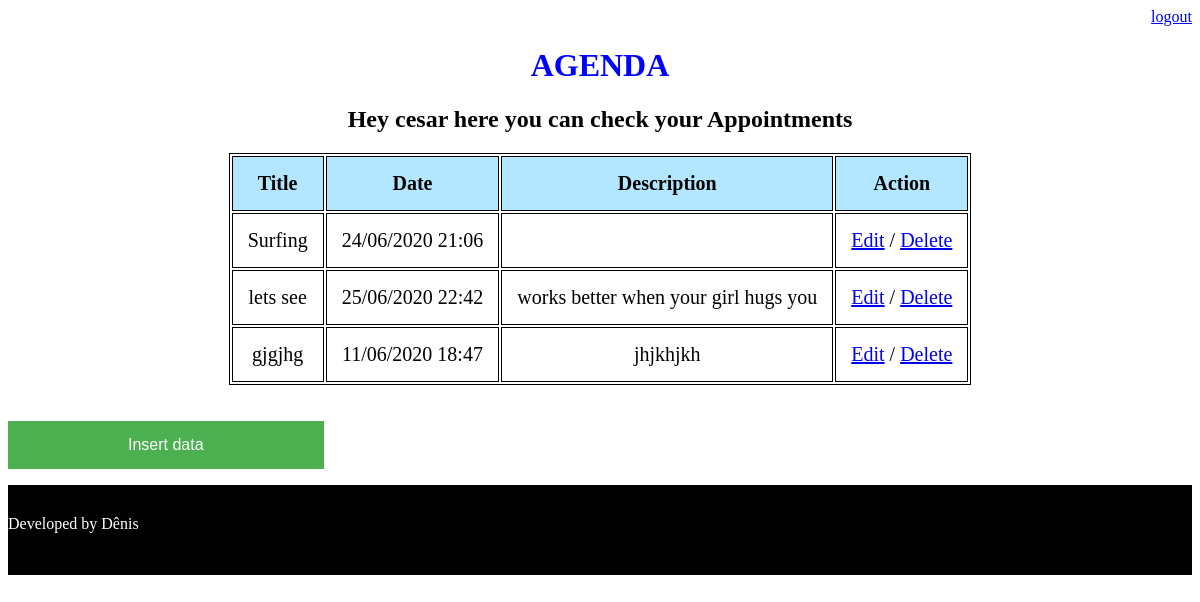
The app's page /agenda/ (signed in) with its own data.
### core/models.py (models this page shows, shortened)
class Event(models.Model): #this is a parameter
    title=models.CharField(max_length=100) #maximo de 100 caracteres
    description=models.TextField(blank=True, null=True) #can be blannk
    date_event=models.DateTimeField(verbose_name='Events date')# change the display info
    date_creation=models.DateTimeField(auto_now=True)#get now time auto
    user=models.ForeignKey(User, on_delete=models.CASCADE) #importing users from django, IF USER EXCLUDED TABLE EXCLUCED
    class Meta: #metadata
        db_table='Event' #to use your table names
    def  get_data_events(self):
        return self.date_event.strftime('%d/%m/%Y  %H:%M')
    def get_data_description(self):
        return self.description
    def get_late_event(self):
        if self.date_event < datetime.now():
            return True
        else:
            return False

### core/views.py (the view)
# urls.py: path('agenda/', views.list_events), #route
@login_required(login_url='/login/') #when not found back to login
def list_events(request):
    user=request.user
    today=datetime.now() - timedelta(hours=1) #in order to show the events whithin 1 hour late
    event=Event.objects.filter(user=user,
                               date_event__gt=today) #in Django you cant use < or > use GT or LT (grater or lower than)
    description=Event.objects.filter(user=user)
    data={'events':event, 'description': description}
    return render(request, 'agenda.html',data)

### templates/agenda.html
    {%extends "model-page.html"%}
     {% block content %}
    <h2>Hey {{user}} here you can check your Appointments</h2>
    <div class="container">
        <table class="table">
            <tr>
                <th>Title</th>
                <th>Date</th>
                <th>Description</th>
                <th> Action </th>
            </tr>
            {% for event in events %}
            <tr style={% if event.get_late_event %} "color:red" {%endif%} >
                <td>{{event.title}}</td>
                <td>{{event.get_data_events}}</td>
                <td>{{event.get_data_description}}</td>
                <td><a href="event/?id={{ event.id }}">Edit</a> / <a href="event/delete/{{ event.id }}/">Delete</a> </td>
            </tr>
            {% endfor %}
        </table>
             </div>
    <br><br>
        <a href="event/">
    <button class = "button" type="button">Insert data</button>
        </a>
    {% endblock %}

### static/css/main.css (style rules this page uses)
th, td { padding: 15px; border: 1px solid black; }
th { background-color: #b3e6ff; }
.table { border: 1px solid black; font-size:20px; text-align:center; }
.button { transition-duration: 0.4s; background-color: #4CAF50; border: none; color: white; padding: 15px 120px; text-align: center; text-decoration: none; display: inline-block; font-size: 16px; }
.container { display: flex; flex-direction: row; justify-content: center; align-items: center }
h2, h1 { text-align:center }

### records on screen
Event: title "Surfing", get_data_events "24/06/2020 21:06"
Event: title "lets see", get_data_events "25/06/2020 22:42", get_data_description "works better when your girl hugs you"
Event: title "gjgjhg", get_data_events "11/06/2020 18:47", get_data_description "jhjkhjkh"

### other values on screen
{{ user }} "cesar"
